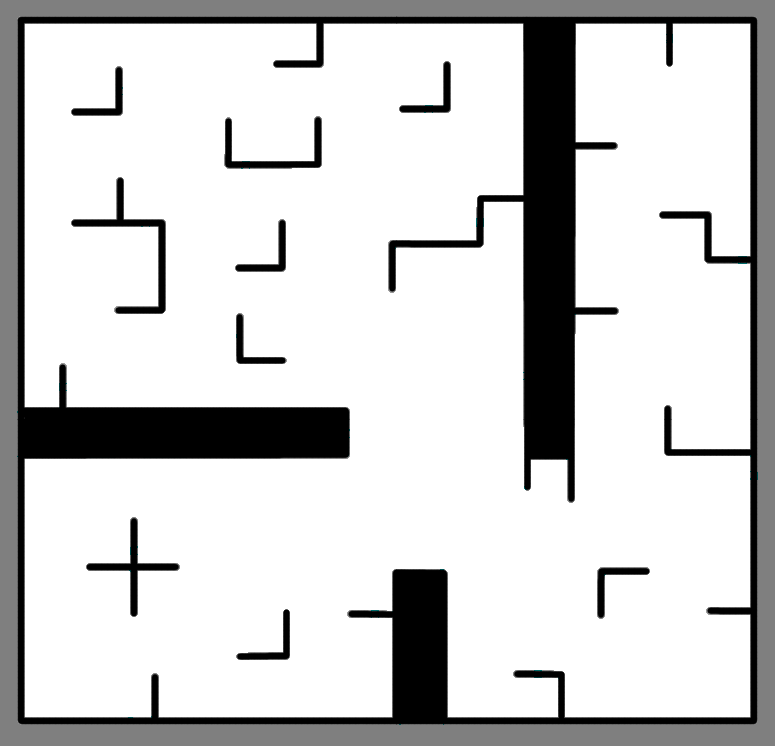
#> input picture sparse_obstacles.png, 775 x 746 px
$ jupyter execute --allow-errors ParticleFilter_update_fabio.ipynb   (shell and % lines are left out)
#> lines starting #> are read from the running program, lines starting #| are printed output that depends on the picture; after the words box and inside, x2 and y2 are one past the last pixel; in counts of white or black regions, pixels touching at a corner belong together
### inspercles.py
# coding: utf-8
from random import randint, choice
import time
import matplotlib.pyplot as plt
import matplotlib.patches as mpatches
import numpy as np
import math
import random
from pf import Particle
from nav_msgs.msg import OccupancyGrid
from occupancy_field import OccupancyField
from helper_functions import angle_normalize, angle_diff

particle_size = 7

# [5 lines left out: function convert_to_figure, not called in this run]


def nb_draw_map(mapa_numpy, particles = None, initial_position=False, pose=False, robot=False):
    """
        particles - um conjunto de partículas definidas como objetos do tipo partícula

        initial_position - cor para desenhar a posição inicial do robo

        pose - pose do robo

        robot - booleano que determina se o robô é desenhado como um círculo ou não
    """
    fig, ax = plt.subplots(figsize=(10,10))
    ax.set(xlim=[0, width], ylim=[0, height]) # Or use "ax.axis([x0,x1,y0,y1])"

    fig.canvas.draw()

    #def update():

    plt.imshow(mapa_numpy, cmap='Greys_r')
    if initial_position:
        draw_initial_pose(initial_pose,ax)
    if particles:
        nb_draw_particle_cloud(particles, ax)
    if pose:
        nb_draw_arrow(pose[0], pose[1], pose[2], ax, color='g', width=2, headwidth=6, headlength=6)
    if robot:
        nb_draw_robot(pose, ax, radius=robot_radius)

    return ax # Retornamos o contexto grafico caso queiram fazer algo depois


def draw_initial_pose(pose_xytheta, ax):
    """
        Metodo que desenha a pose inicial
        pose - um array que contem x, y e theta da pose inicial
        ax - um objeto do matplotlib
    """
    x = pose_xytheta[0]
    y = pose_xytheta[1]
    theta = pose_xytheta[2]
    l = 15
    #end_x = x + deltax
    #end_y = y + deltay
    nb_draw_arrow(x, y, theta, ax, l=l, color='r', width=2, headwidth=6, headlength=6)

def nb_draw_arrow(x, y, theta, ax, l = 15, color='y', headwidth=3.0, headlength=3, width=0.001):
    """
        Desenha uma seta na posição x, y com um ângulo theta
        ax é o contexto gráfico

    """
    deltax = l*math.cos(theta)
    deltay = l*math.sin(theta)
    ax.arrow(x, y, deltax, deltay, head_width=headwidth, head_length=headlength, fc=color,  ec=color, width=width)

def nb_draw_particle_cloud(particles, ax):
    """
        Desenha o particle cloud
        particles - uma lista de objetos Particle
        ax - eixo
    """
    for p in particles:
        nb_draw_arrow(p.x, p.y, p.theta, ax, particle_size, color='b')

def normalize_particles(particle_cloud):
    #
    #global particle_cloud
    w_sum = 0
    for p in particle_cloud:
        w_sum+=p.w
    for p in particle_cloud:
        p.normalize(w_sum)

def update_robot_pose(particle_cloud, W):
    """
        O objetivo deste item é fornecer uma estimativa da pose do robo

        Pode-se escolher como isto é feito.

        Por exemplo:
            Usar a média de todas as partículas
            Usar as partículas mais provaveis
    """
    robot_pose = [0, 0, 0]
    return robot_pose

def nb_initialize_particle_cloud(xy_theta=None):
    """ Initialize the particle cloud.
        Arguments
        xy_theta: a triple consisting of the mean x, y, and theta (yaw) to initialize the
                  particle cloud around.  """
    if xy_theta == None:
        #xy_theta = convert_pose_to_xy_and_theta(.odom_pose.pose)
        pass
    global particle_cloud
    # TODO create particles
    particle_cloud = nb_create_particles(initial_pose)

    normalize_particles(particle_cloud)
    update_robot_pose(particle_cloud, np.ones(len(particle_cloud)))
    return particle_cloud

def nb_create_particles(pose, var_x = 50, var_y = 50, var_theta = math.pi/3, num=30):
    """
        Cria num particulas
        situadas no intervalo x - var_x a x + var_x, y - var_x at'e y + var_y e theta - var_theta a theta + var_theta
    """
    particle_cloud = []
    s = pose
    for i in range(num):
        x = random.uniform(s[0] - var_x, s[0] + var_x)
        y = random.uniform(s[1] - var_x, s[1] + var_y)
        theta = random.uniform(s[2] - var_theta, s[2] + var_theta)
        p = Particle(x, y, theta, w=1.0) # A prob. w vai ser normalizada depois
        particle_cloud.append(p)
    return particle_cloud

def nb_draw_robot(position, ax, radius=10):
    """
        Desenha um círculo com uma seta para se passar pelo robô
    """
    from matplotlib.patches import Circle
    circle = Circle((position[0], position[1]), radius, facecolor='none',
                    edgecolor=(0.0, 0.8, 0.2), linewidth=2, alpha=0.7)
    ax.add_patch(circle)

# [40 lines left out: functions nb_create_ros_map, nb_interp, nb_cria_occupancy_field_image, not called in this run]


def nb_outside_image(x, y, img):
    if x > img.shape[1] or x < 0:
        return True
    if y > img.shape[0] or y < 0:
        return True

def nb_found_obstacle(x, y, x0, y0, img):
    gray_value = 1.0 - img[x][y]/255.0
    if gray_value > free_thresh and gray_value < occupied_thresh:
        return math.sqrt( (x0 - x)**2 + (y0 - x)**2 )


def nb_find_discrete_line_versor(xa, ya, angle):
    """
        Encontra a direção para a qual o sensor laser do robô no ângulo angle aponta
    """
    m = math.tan(angle)
    delta = 50.0 # arbitrario
    xd = xa + delta*math.cos(angle)
    yd = ya + delta*math.sin(angle)
    deltay = yd - ya
    deltax = xd - xa
    v = [deltax, deltay]
    length = math.sqrt(deltax**2 + deltay**2)
    versor = [deltax/delta, deltay/delta]
    # Um pouco ineficiente mas 'garante' que nao pularemos celulas
    for i in range(len(versor)):
        versor[i]*=0.6
    return versor


def nb_simulate_lidar(robot_pose, angles, img):
    """
        Simula a leitura `real` do LIDAR supondo que o robot esteja na robot_pose e com sensores nos angulos angles

        Nao e' necessario fazer isso em seu projeto

        retorna uma lista de pontos de intersecao ou -1 se o sensor nao ler nada naquele angulo

    """
    a = angles.copy()
    theta = 2 # para ficar mais intuitivo

    #robot_pose[theta] = angle_normalize(robot_pose[theta])

    lidar_results = {}

    result_img = np.zeros(img.shape)
    result_img.fill(255) # Deixamos tudo branco

    x0 = robot_pose[0]
    y0 = robot_pose[1]

    for angulo in a:
        # Faz o angulo ser relativo ao robo
        ang = robot_pose[theta]+angulo
        #print("Angle ", ang)
        xa, ya = x0, y0
        x = xa
        y = ya
        vers = nb_find_discrete_line_versor(xa, ya, ang)
        #print("vers ", ang, "  " , vers)

        while (True):
            result_img[int(y), int(x)] = 0 # Marcamos o raio na imagem y,x porque numpy e' linha, coluna
            if nb_outside_image(int(x), int(y), img):
                # A imagem acabou, nao achamos nada
                lidar_results[angulo] = 0
                break
                #print("Outside at ",x ,"  ",y, "  for angle ", ang)
            dist = nb_found_obstacle(int(y), int(x), y0, x0, img)
            if dist > -1:
                # Achamos alguma coisa
                lidar_results[angulo] = dist
                #print("Hit for ",x,  "  ",y, "  for angle ", ang)
                break
            # Keep going if none of the "ifs" has been triggered
            x += vers[0]
            y += vers[1]

            if y > img.shape[0] or x > img.shape[1]:
                break


    return lidar_results, result_img

### pf.py
#!/usr/bin/env python

"""
    Originally based on Olin's Paul Ruvolo's CompRobo 15:
    https://github.com/paulruvolo/comprobo15/

"""


import math
import time

import numpy as np
from numpy.random import random_sample
from sklearn.neighbors import NearestNeighbors
from occupancy_field import OccupancyField

from helper_functions import (convert_pose_inverse_transform,
                              convert_translation_rotation_to_pose,
                              convert_pose_to_xy_and_theta,
                              angle_diff)

class Particle(object):
    """ Represents a hypothesis (particle) of the robot's pose consisting of x,y and theta (yaw)
        Attributes:
            x: the x-coordinate of the hypothesis relative to the map frame
            y: the y-coordinate of the hypothesis relative ot the map frame
            theta: the yaw of the hypothesis relative to the map frame
            w: the particle weight (the class does not ensure that particle weights are normalized
    """

    def __init__(self,x=0.0,y=0.0,theta=0.0,w=1.0):
        """ Construct a new Particle
            x: the x-coordinate of the hypothesis relative to the map frame
            y: the y-coordinate of the hypothesis relative ot the map frame
            theta: the yaw of the hypothesis relative to the map frame
            w: the particle weight (the class does not ensure that particle weights are normalized """
        self.w = w
        self.theta = theta
        self.x = x
        self.y = y

    # [4 lines left out: function as_pose, not called in this run]

    # TODO: define additional helper functions if needed
    def normalize(self, Z):
        """ Ajusta o peso da particula usando o fator de normalizacao (Z) """
        self.w /= Z

    # [34 lines left out: functions __getitem__, weighted_values, draw_random_sample, not called in this run]

### ParticleFilter_update_fabio.ipynb
# Filtro de partículas

Cada partícula vai ser representada por uma lista [x,y,theta]

Trabalhe com 2 listas:

	S = []  # Vai conter as n partículas.

	W = [] # Pesos das partículas

	n_part = # Número de partículas

# Atividades

1. Crie uma função que gere n partículas aleatórias distribuidas uniformemente dentro de uma área minx, miny, maxx, maxy (passados como parâmetros). Veja a funcao

	Devolve uma lista com n partículas

2. Descubra como desenhar as n partículas (analise o módulo inspercles)

3. Faça o desenho das partículas

4. Crie uma lista para simular os movimentos do robô. Veja a lista chamada <code>movimentos</code> que é usada na seção *Teste de animação*, mais abaixo

5. Crie uma função que aplica um deslocamento [delta_x, delta_y, delta_theta] com um desvio padrão [std_x, std_y, std_theta] a todas as partículas

6. Desenhe as partículas após o deslocamento

7. Descubra como calcular $P(D|H)$ analisando o Python Notebook. A função que traça os raios está no modulo inspercles

Programe a aplicação da equação que está na pág. 853 do livro do Norvig $$P(z_t | x_t) = \alpha \prod_{j}^M{e^{\frac{-(z_j - \hat{z_j})}{2\sigma^2}}}$$

Ou seja, para cada raio estimado $\hat{z_j}$ e leitura real $z_j$ calcule a probabilidade daquele raio ter acontecido dado que a posição do robô fosse de fato a da partícula

8 . Usando os resultados de 7 calcule $P(H|D)$ e insira numa lista de probabilidades das partículas

9 . Reamostre as partículas de forma proporcional à probabilidade

[cell 1]
from random import randint, choice
import time
import matplotlib.pyplot as plt
import matplotlib.patches as mpatches
import numpy as np
import math
import random as rd
from pf import Particle
from nav_msgs.msg import OccupancyGrid
from occupancy_field import OccupancyField
from helper_functions import angle_normalize, angle_diff
import scipy.stats as ss

import mpmath as mp

import cv2

import sys
import os
os.getcwd()
import sys
sys.path.append(os.getcwd())


import inspercles
reload(inspercles)


# Para suprimir alguns warnings do Matplotlib Inline
import warnings
warnings.simplefilter('ignore')

## Diretõrio de trabalho

[cell 2]
# Dados do arquivo mapa.yaml

resolution = 0.020000
origin =  [-5.000000, -5.000000, 0.000000]
occupied_thresh = 0.8
free_thresh =  0.2

inspercles.free_thresh = free_thresh # Limiar em tons de cinza para que uma celula seja considerada livre
inspercles.occupied_thresh = occupied_thresh # Limiar de celula ocupada
inspercles.origin = origin
inspercles.resolution = resolution

[cell 3]
from PIL import Image as PilImage


color_image = cv2.imread("sparse_obstacles.png")
#> color_image is the input picture: shape (746, 775, 3); mean B, G, R 206.5, 206.5, 206.5
pil_image = color_image
np_image = cv2.cvtColor(color_image, cv2.COLOR_BGR2GRAY)


#color_image = PilImage.open("sparse_obstacles.png", 'r')
#pil_image = color_image.convert('1') # Converte a imagem PIL para Grayscale
#np_image = np.asarray(pil_image)

particle_size = 10

#import matplotlib_render as plotmap


back_color = "black"
colors     = ['red', 'green', 'cyan', 'yellow']
width, height = 775, 746

inspercles.width = width
inspercles.height = height


#initial_pose = [200, 200, math.pi/8] # Posicao inicial considerada para o pf
initial_pose = [400, 400, math.radians(90)]
inspercles.initial_pose = initial_pose
pose = [400, 400, math.radians(90)] # posicao "verdadeira" do robo
inspercles.pose = pose
robot_radius=10   # Raio do robo
inspercles.robot_radius = robot_radius


# Os angulos em que o robo simulado vai ter sensores
angles = np.linspace(0.0, 2*math.pi, num=8)

particle_cloud = []

## 1

[cell 4]
angulos = ()
def gera_particulas (minx, miny, maxx, maxy):
#> called with minx = 50, miny = 50, maxx = 750, maxy = 710
    n=200
    s=[]

    for i in range(n):
        itens =[]
        x = rd.randint(minx,maxx)
        y = rd.randint(miny, maxy)
        theta = rd.uniform(0.0, 2*math.pi)
        p = Particle(x,y,theta)
        s.append(p)
    p_especial = Particle(400, 400, math.radians(90))
    s.append(p_especial)

    return s

# gerando partículas de foram aleatória
b = gera_particulas(50,50,750,710 )

## Mapa com posição inicial

[cell 5]
ax = inspercles.nb_draw_map(color_image, pose=pose, robot=True)
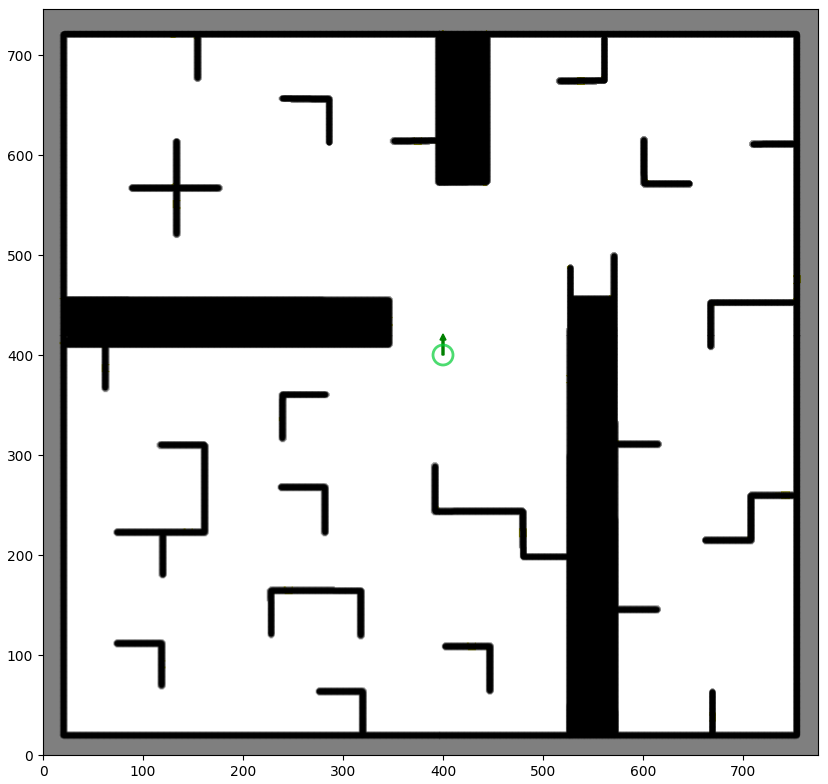
#> figure drawn by matplotlib, 1 panel; B, G, R data is drawn as R, G, B

A função *nb_initialize_particle_cloud()* pertence ao módulo <code>inspercles</code> e já faz uma primeira aleatorização das partículas

[cell 6]
# Inicializa as particulas
particulas = inspercles.nb_initialize_particle_cloud()

[cell 7]
inspercles.nb_draw_map(color_image, particles = particulas, initial_position = initial_pose, pose=pose, robot=True)
#> figure, not shown here; B, G, R data is drawn as R, G, B

[cell 8]
angles

## 2 e 3

[cell 9]
#Desenhando as partículas:

ax = inspercles.nb_draw_map(np_image)


for p in b:
    inspercles.nb_draw_arrow(p.x, p.y, p.theta, ax, particle_size, color='b')
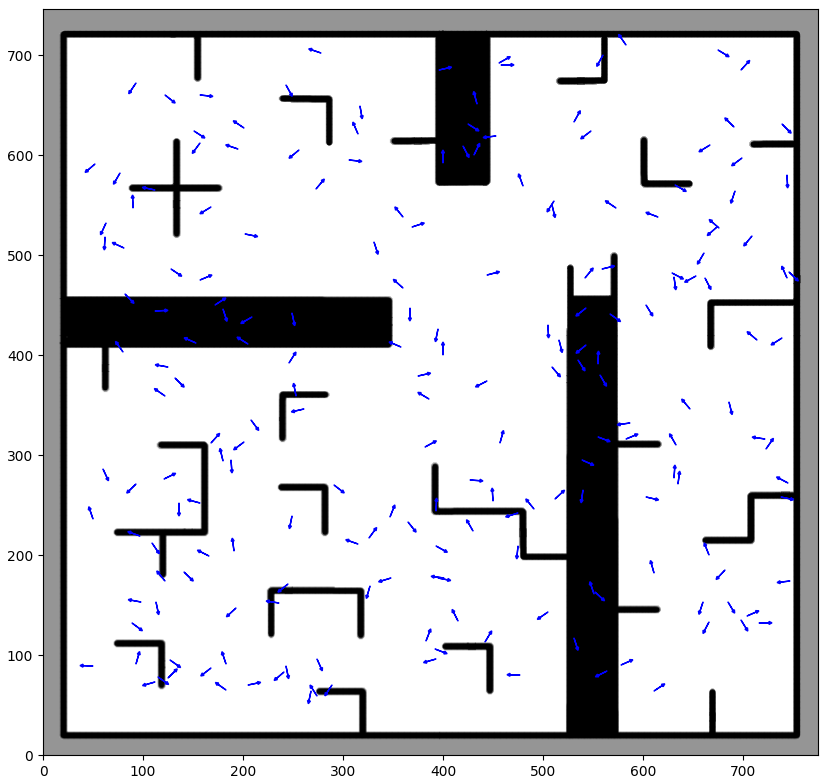
#> figure drawn by matplotlib, 1 panel

# Simulação da imagem do laser

Para simular a leitura **real** do robo, use *nb_simulate_lidar* passando a posição real do robô, os ângulos do sensor e a np_image com o mapa

#> (a cell that did not finish here is left out)

#> in nb_simulate_lidar, `result_img.fill(255)`: result_img: shape (746, 775) float64; every value is 255
#> the loop in nb_simulate_lidar, `for angulo in a:` made 1 pass
#> after the loop in nb_simulate_lidar, `for angulo in a:`:
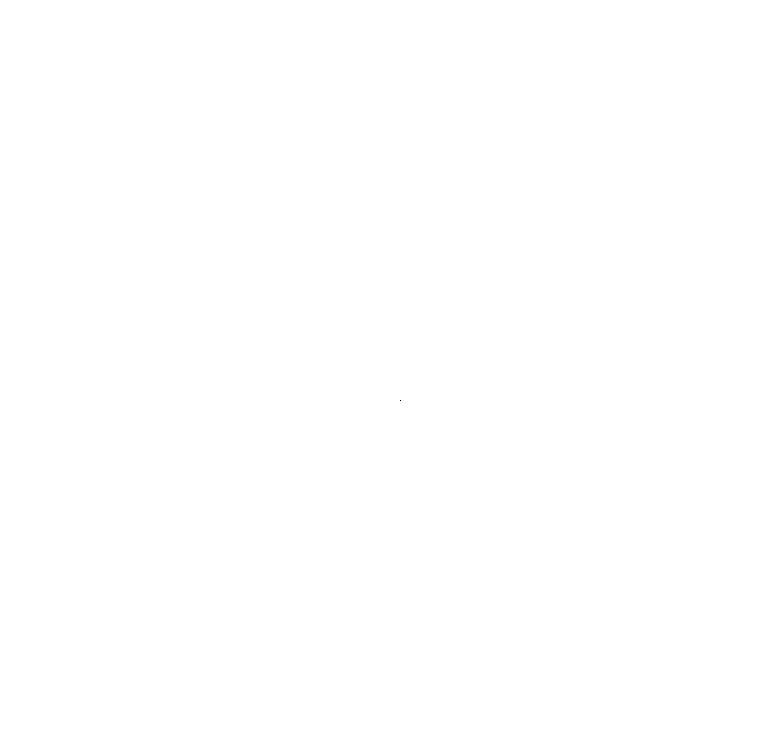
#> result_img: shape (746, 775) float64; 100% white; black in thin lines or dots, all inside (x1, y1, x2, y2) = (400, 400, 401, 401)
#> after the loop in nb_simulate_lidar, `for angulo in a:`: lidar_results = 0 items

#> (a cell that did not finish here is left out)

As leituras serao retornadas pela simulacao do lidar. Sao armazenadas na forma de um dicionario com angulo: valor da leitura

#> (a cell that did not finish here is left out)

#> (a cell that did not finish here is left out)

[cell 14]
ax = inspercles.nb_draw_map(pil_image, pose=pose, robot=True, particles=b)
#ax.imshow(occupancy_image, alpha=0.2)
#> (the rest of this cell did not finish here and is left out)

## Gerando uma animação

[cell 15]
# Coloque nesta lista os deslocamentos do robo

movimentos = [[-10, -10, 0], [-10, 10, 0], [-10,0,0], [-10, 0, 0],
              [0,0,math.pi/12.0], [0, 0, math.pi/12.0], [0, 0, math.pi/12],[0,0,-math.pi/4],
              [-5, 0, 0],[-5,0,0], [-5,0,0], [-10,0,0],[-10,0,0], [-10,0,0],[-10,0,0],[-10,0,0],[-15,0,0],
              [0,0,-math.pi/4],[0, 10, 0], [0,10,0], [0, 10, 0], [0,10,0], [0,0,math.pi/8], [0,10,0], [0,10,0],
              [0,10,0], [0,10,0], [0,10,0],[0,10,0],
              [0,0,-math.radians(90)],
              [math.cos(math.pi/3)*10, math.sin(math.pi/3),0],[math.cos(math.pi/3)*10, math.sin(math.pi/3),0],[math.cos(math.pi/3)*10, math.sin(math.pi/3),0],
              [math.cos(math.pi/3)*10, math.sin(math.pi/3),0]

              ]
print(len(movimentos))

[cell 16]
plt.ioff() # Desliga o modo interativo, para nao aparecerem muitas imagens no meio

frames = 1

import time

start = time.time()

#b = b[:5] # Criado só para teste


#> (the rest of this cell did not finish here and is left out)

$ run again, with anim0004.png copied over sparse_obstacles.png
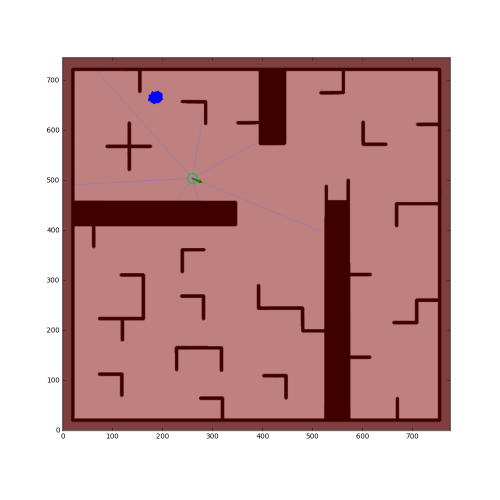
#> input picture anim0004.png, 1000 x 1000 px (shown at 1/2 size)
#> color_image is the input picture: shape (1000, 1000, 3); mean B, G, R 166.7, 166.6, 202.7
#> after the loop in nb_simulate_lidar, `for angulo in a:`: lidar_results = {0: 0, 0.898: 0, 1.8: 0, 2.69: 0, 3.59: 0, 4.49: 0, 5.39: 0, 6.28: 0}
#> leituras has the same summary as lidar_results in nb_simulate_lidar
#> `[cell 11] ax = inspercles.nb_draw_map(lidar_map, robot=True, pose=pose..`:
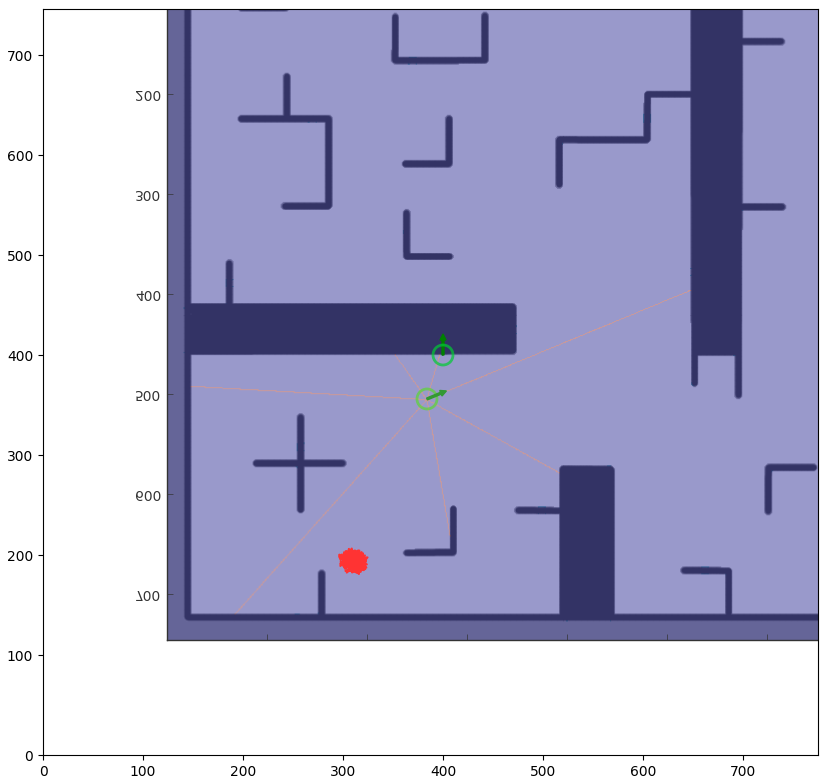
#> figure drawn by matplotlib, 1 panel; B, G, R data is drawn as R, G, B
#> Out has the same summary as lidar_results in nb_simulate_lidar
#> `[cell 14] ax = inspercles.nb_draw_map(pil_image, pose=pose, robot=True..`:
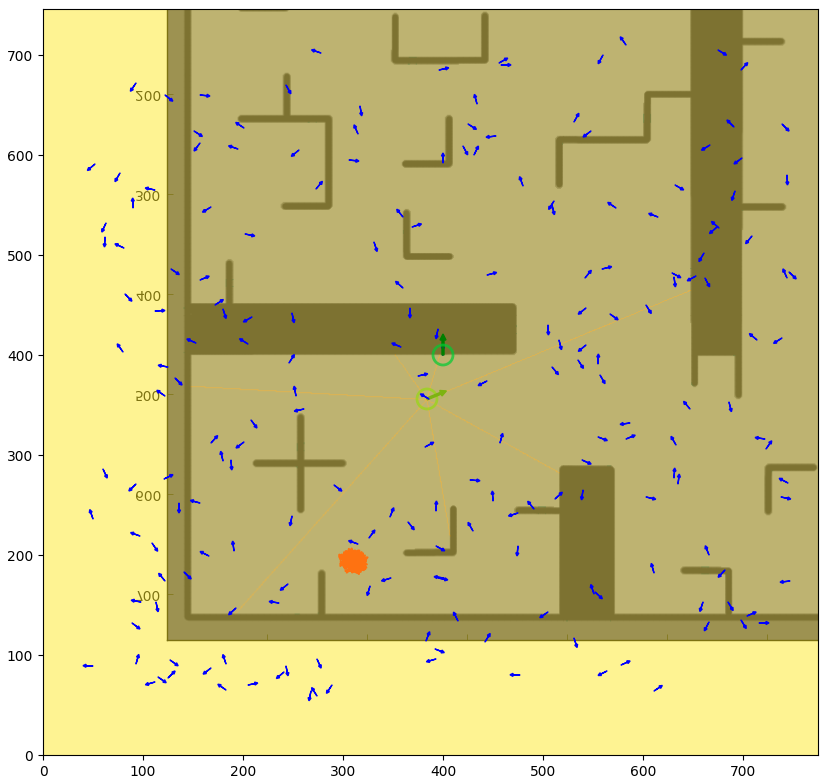
#> figure drawn by matplotlib, 1 panel; B, G, R data is drawn as R, G, B
